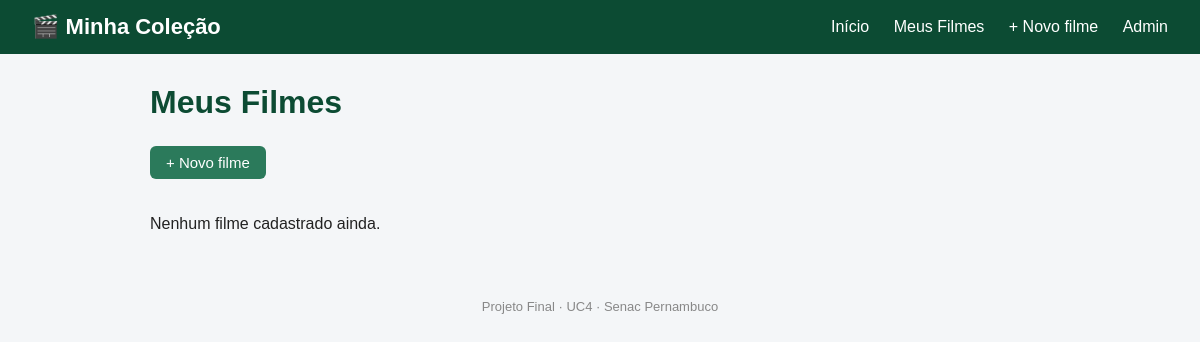
Page /filmes/ on the earlier database version.
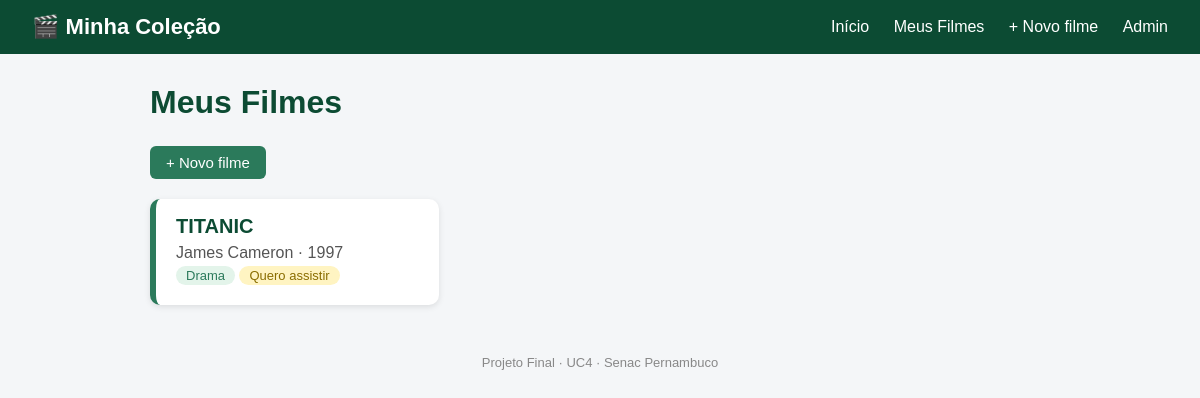
Same page on the later database version.
### colecao/models.py (models this page shows, shortened)
class Filme(models.Model):
    titulo = models.CharField(max_length=100)
    diretor = models.CharField(max_length=100)
    ano = models.IntegerField()
    assistido = models.BooleanField(default=False)
    genero = models.ForeignKey(
        Genero, on_delete=models.SET_NULL, null=True, blank=True
    )

class Genero(models.Model):
    nome = models.CharField(max_length=50)
    def __str__(self):
        return self.nome

### colecao/views.py (the view)
# urls.py: path("filmes/", colecao_views.filmes),
def filmes(request):
    dados = {"filmes": Filme.objects.all()}
    return render(request, "filmes.html", dados)

### colecao/templates/filmes.html
{% extends "base.html" %}
{% block conteudo %}
<h1>Meus Filmes</h1>
<a class="botao" href="/filmes/novo/">+ Novo filme</a>
<div class="grade">
    {% for item in filmes %}
    <div class="cartao">
        <h2><a href="/filmes/{{ item.id }}/">{{ item.titulo }}</a></h2>
        <p>{{ item.diretor }} · {{ item.ano }}</p>
        <p>
            <span class="etiqueta">{{ item.genero }}</span>
            {% if item.assistido %}
                <span class="etiqueta">Já assisti ✓</span>
            {% else %}
                <span class="etiqueta nao">Quero assistir</span>
            {% endif %}
        </p>
    </div>
    {% empty %}
    <p>Nenhum filme cadastrado ainda.</p>
    {% endfor %}
</div>
{% endblock %}

### colecao/templates/base.html (shortened to what this page needs)
{% load static %}
<!DOCTYPE html>
<html lang="pt-br">
<head>
    <link rel="stylesheet" href="{% static 'css/estilo.css' %}">
</head>
<body>
    <header class="topo">
        <div class="marca">🎬 Minha Coleção</div>
        <nav>
            <a href="/">Início</a>
            <a href="/filmes/">Meus Filmes</a>
            <a href="/filmes/novo/">+ Novo filme</a>
            <a href="/admin/">Admin</a>
        </nav>
    </header>
    <main class="conteudo">
        {% block conteudo %}
        {% endblock %}
    </main>
    <footer class="rodape">Projeto Final · UC4 · Senac Pernambuco</footer>
</body>
</html>

### paginas/static/css/estilo.css (style rules this page uses)
body { margin: 0; font-family: Arial, Helvetica, sans-serif; background: #f4f6f8; color: #222; }
.topo { background: #0c4b33; color: white; display: flex; justify-content: space-between; align-items: center; padding: 14px 32px; }
.marca { font-size: 22px; font-weight: bold; }
.topo nav a { color: white; text-decoration: none; margin-left: 20px; }
.conteudo { max-width: 900px; margin: 30px auto; padding: 0 20px; }
h1 { color: #0c4b33; }
.grade { display: grid; grid-template-columns: repeat(auto-fill, minmax(260px, 1fr)); gap: 16px; margin-top: 16px; }
.cartao { background: white; border-radius: 10px; padding: 16px 20px; box-shadow: 0 2px 6px rgba(0, 0, 0, 0.1); border-left: 6px solid #2b7a5b; }
.cartao h2 { margin: 0 0 6px; font-size: 20px; }
.cartao h2 a { color: #0c4b33; text-decoration: none; }
.cartao p { margin: 4px 0; color: #555; }
.etiqueta { display: inline-block; background: #e3f4ea; color: #2b7a5b; border-radius: 12px; padding: 2px 10px; font-size: 13px; }
.etiqueta.nao { background: #fff4c2; color: #8a6d00; }
.botao { display: inline-block; background: #2b7a5b; color: white; padding: 8px 16px; border: none; border-radius: 6px; text-decoration: none; font-size: 15px; cursor: pointer; margin: 4px 4px 4px 0; }
.rodape { text-align: center; color: #888; font-size: 13px; padding: 20px; }

Differences in the rows shown:
added Filme: titulo "TITANIC", diretor "James Cameron", ano "1997", genero "Drama", assistido "Quero assistir"
Other differences:
text no longer shown: "Nenhum filme cadastrado ainda."
